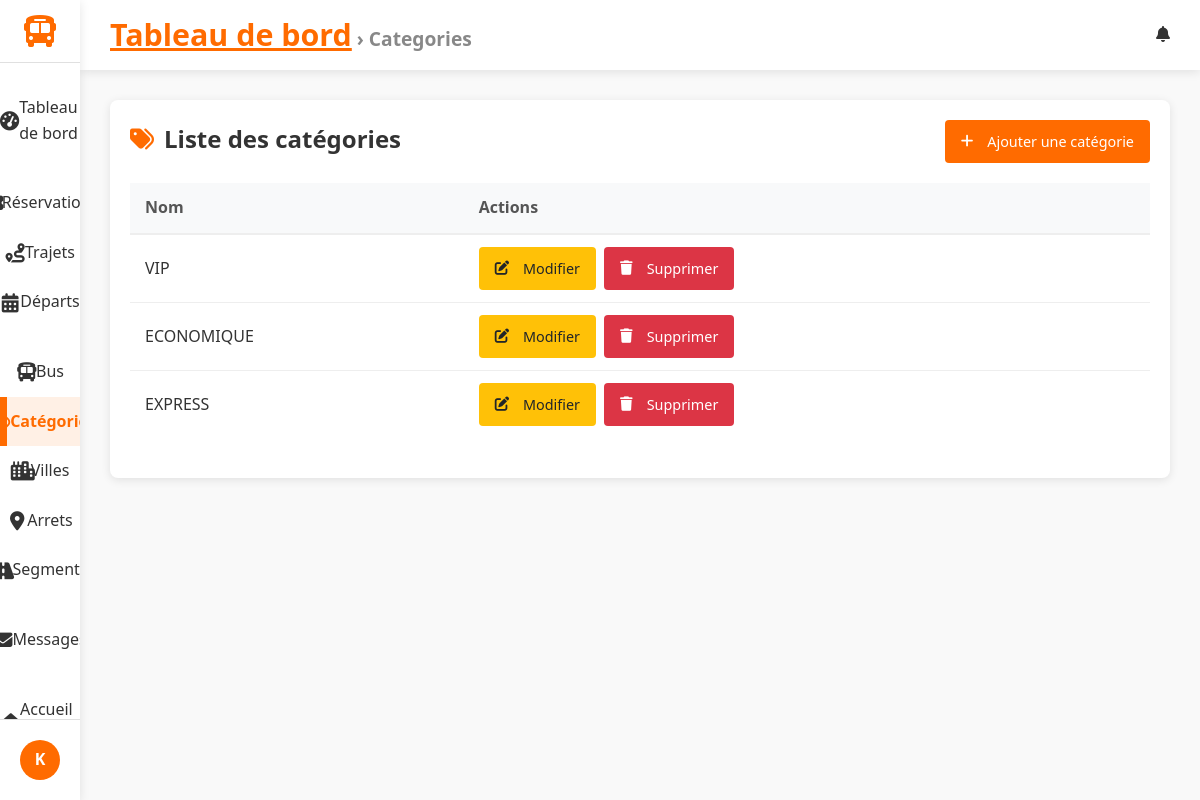
/dashboard/categories/ (signed in), run on an earlier commit of the app's database.
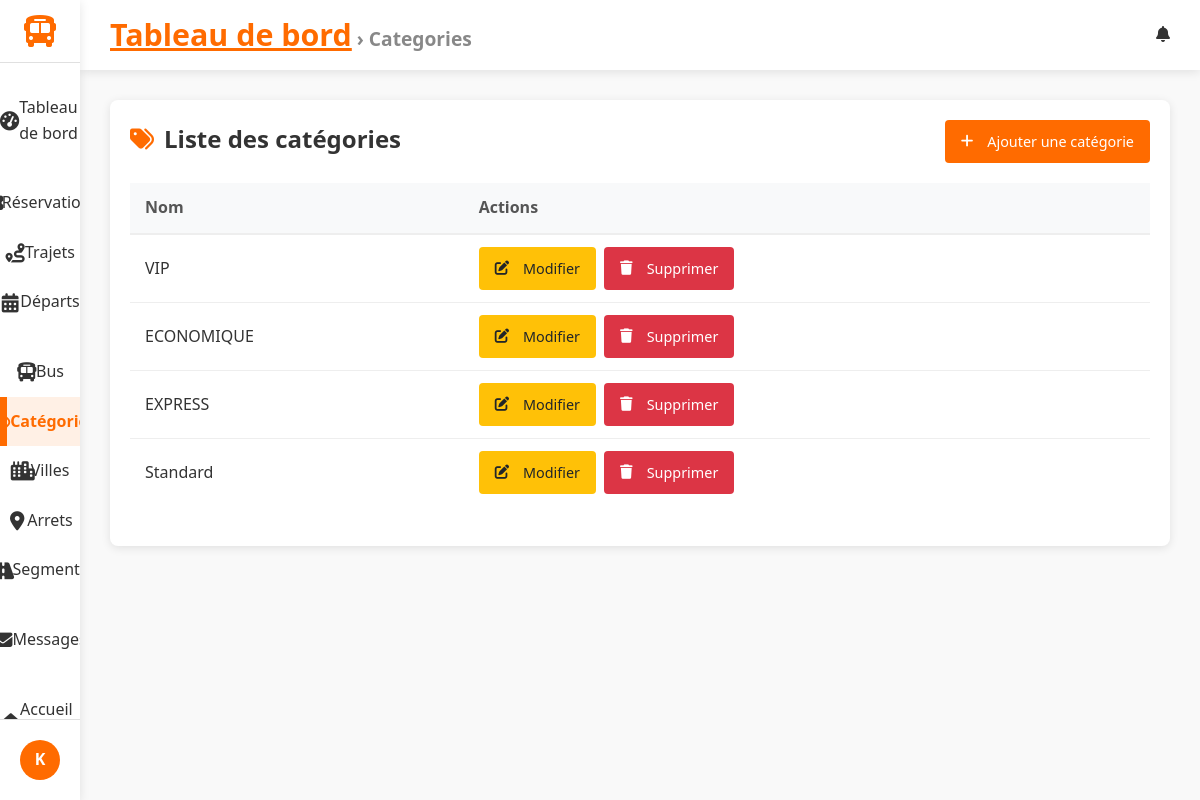
And on a later commit of the database.
### trips/models.py (models this page shows, shortened)
class Category(models.Model):
    class Niveau(models.TextChoices):
        ECONOMIQUE = "ECONOMIQUE", "Economique"
        CONFORT = "CONFORT", "Confort"
        VIP = "VIP", "VIP"
        NUIT = "NUIT", "Nuit"
    name = models.CharField(max_length=100, blank=True, default="")
    nom = models.CharField(max_length=100)
    niveau = models.CharField(max_length=20, choices=Niveau.choices, default=Niveau.ECONOMIQUE)
    prix_multiplicateur = models.DecimalField(max_digits=5, decimal_places=2, default=1.00)
    a_wifi = models.BooleanField(default=False)
    a_climatisation = models.BooleanField(default=False)
    a_prise_usb = models.BooleanField(default=False)
    a_wc = models.BooleanField(default=False)
    a_repas = models.BooleanField(default=False)
    a_couchette = models.BooleanField(default=False)

### gareci_admin/views.py (the view)
# urls.py: path("categories/", CategoryListView.as_view(), name="category_list"),
class CategoryListView(StaffRequiredMixin,ActiveTabMixin, BreadcrumbMixin , ListView):
    model = Category
    template_name = 'dashboard/category_list.html'
    active_tab_value ='categories'
    breadcrumb_title = 'Categories'

### gareci_admin/utils.py (called while the page is built)
    def test_func(self):
        return self.request.user.is_staff

    def get_context_data(self, **kwargs):
        context = super().get_context_data(**kwargs)
        if self.active_tab_value:
            context['active_tab'] = self.active_tab_value
        return context

    def get_context_data(self, **kwargs):
        context = super().get_context_data(**kwargs)
        if self.breadcrumb_title:
            context['breadcrumb_title'] = self.breadcrumb_title
        return context

### gareci_admin/templates/dashboard/category_list.html (shortened to what this page needs)
{% extends 'dashboard/dashboard_base.html' %}
{% block content %}
<div class="categories-container">
    <div class="categories-header">
        <h2><i class="fas fa-tags"></i> Liste des catégories</h2>
        <a href="{% url 'dashboard:category_add' %}" class="btn btn-primary">
            <i class="fas fa-plus"></i> Ajouter une catégorie
        </a>
    </div>
    <table class="categories-table">
        <thead>
            <tr>
                <th>Nom</th>
                <th>Actions</th>
            </tr>
        </thead>
        <tbody>
            {% for category in object_list %}
            <tr>
                <td>{{ category.name }}</td>
                <td>
                    <div class="action-buttons">
                        <a href="{% url 'dashboard:category_edit' category.pk %}" class="btn btn-sm btn-warning">
                            <i class="fas fa-edit"></i> Modifier
                        </a>
                        <a href="{% url 'dashboard:category_delete' category.pk %}"
                           class="btn btn-sm btn-danger"
                           onclick="return confirm('Voulez-vous vraiment supprimer cette catégorie ?');">
                            <i class="fas fa-trash"></i> Supprimer
                        </a>
                    </div>
                </td>
            </tr>
            {% endfor %}
        </tbody>
    </table>
</div>
{% endblock %}

What changed in the data, as far as the page shows it:
added Category: name "Standard"
